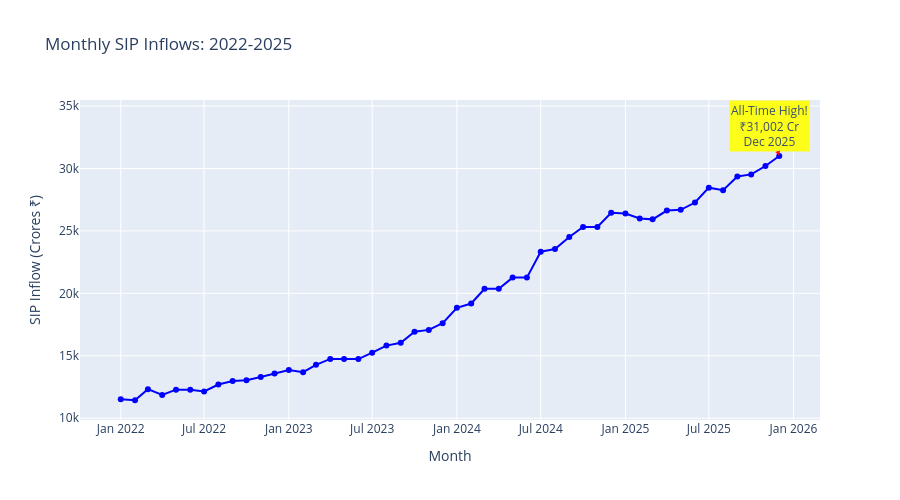

The notebook cell saved with this chart:
### Markdown cell above
Cell 5 — SIP Inflow Trend

### Code cell
# CHART 3: SIP INFLOW TIME SERIES (2022-2025)

# Sort by month
sip_data = sip_data.sort_values('month')

# Find the peak month
peak_idx = sip_data['sip_inflow_crore'].idxmax()
peak_amount = sip_data.loc[peak_idx, 'sip_inflow_crore']
peak_date = sip_data.loc[peak_idx, 'month']

# Create chart
fig3 = go.Figure()

fig3.add_trace(go.Scatter(
    x=sip_data['month'],
    y=sip_data['sip_inflow_crore'],
    mode='lines+markers',
    name='SIP Inflow',
    line=dict(color='blue', width=2),
    marker=dict(size=6)
))

# Mark the peak
fig3.add_annotation(
    x=peak_date,
    y=peak_amount,
    text=f"All-Time High!<br>₹{peak_amount:,.0f} Cr<br>{peak_date.strftime('%b %Y')}",
    showarrow=True,
    arrowhead=2,
    arrowcolor="red",
    bgcolor="yellow",
    opacity=0.9
)

fig3.update_layout(
    title='Monthly SIP Inflows: 2022-2025',
    xaxis_title='Month',
    yaxis_title='SIP Inflow (Crores ₹)',
    height=500
)

fig3.write_html('reports/03_sip_trend.html')
fig3.show()
print(f"Chart 3 saved!")
print(f"Peak SIP: ₹{peak_amount:,.0f} Cr in {peak_date.strftime('%B %Y')}")

### Figure 1 — Plotly figure (JSON) as saved in the notebook; plotly's stock layout.template omitted (floating-point values rounded to 4 significant figures)
{"data": [{"line": {"color": "blue", "width": 2}, "marker": {"size": 6}, "mode": "lines+markers", "name": "SIP Inflow", "type": "scatter", "x": ["2022-01-01T00:00:00.000000", "2022-02-01T00:00:00.000000", "2022-03-01T00:00:00.000000", "2022-04-01T00:00:00.000000", "2022-05-01T00:00:00.000000", "2022-06-01T00:00:00.000000", "2022-07-01T00:00:00.000000", "2022-08-01T00:00:00.000000", "2022-09-01T00:00:00.000000", "2022-10-01T00:00:00.000000", "2022-11-01T00:00:00.000000", "2022-12-01T00:00:00.000000", "2023-01-01T00:00:00.000000", "2023-02-01T00:00:00.000000", "2023-03-01T00:00:00.000000", "2023-04-01T00:00:00.000000", "2023-05-01T00:00:00.000000", "2023-06-01T00:00:00.000000", "2023-07-01T00:00:00.000000", "2023-08-01T00:00:00.000000", "2023-09-01T00:00:00.000000", "2023-10-01T00:00:00.000000", "2023-11-01T00:00:00.000000", "2023-12-01T00:00:00.000000", "2024-01-01T00:00:00.000000", "2024-02-01T00:00:00.000000", "2024-03-01T00:00:00.000000", "2024-04-01T00:00:00.000000", "2024-05-01T00:00:00.000000", "2024-06-01T00:00:00.000000", "2024-07-01T00:00:00.000000", "2024-08-01T00:00:00.000000", "2024-09-01T00:00:00.000000", "2024-10-01T00:00:00.000000", "2024-11-01T00:00:00.000000", "2024-12-01T00:00:00.000000", "2025-01-01T00:00:00.000000", "2025-02-01T00:00:00.000000", "2025-03-01T00:00:00.000000", "2025-04-01T00:00:00.000000", "2025-05-01T00:00:00.000000", "2025-06-01T00:00:00.000000", "2025-07-01T00:00:00.000000", "2025-08-01T00:00:00.000000", "2025-09-01T00:00:00.000000", "2025-10-01T00:00:00.000000", "2025-11-01T00:00:00.000000", "2025-12-01T00:00:00.000000"], "y": [11517, 11438, 12328, 11863, 12286, 12276, 12140, 12694, 12976, 13040, 13306, 13573, 13856, 13687, 14276, 14749, 14749, 14734, 15245, 15814, 16042, 16928, 17073, 17610, 18838, 19187, 20371, 20371, 21262, 21262, 23332, 23547, 24509, 25323, 25320, 26459, 26400, 25999, 25926, 26632, 26688, 27274, 28464, 28265, 29361, 29529, 30200, 31002]}], "layout": {"annotations": [{"arrowcolor": "red", "arrowhead": 2, "bgcolor": "yellow", "opacity": 0.9, "showarrow": true, "text": "All-Time High!<br>₹31,002 Cr<br>Dec 2025", "x": "2025-12-01T00:00:00", "y": 31002}], "height": 500, "title": {"text": "Monthly SIP Inflows: 2022-2025"}, "xaxis": {"title": {"text": "Month"}}, "yaxis": {"title": {"text": "SIP Inflow (Crores ₹)"}}}}
